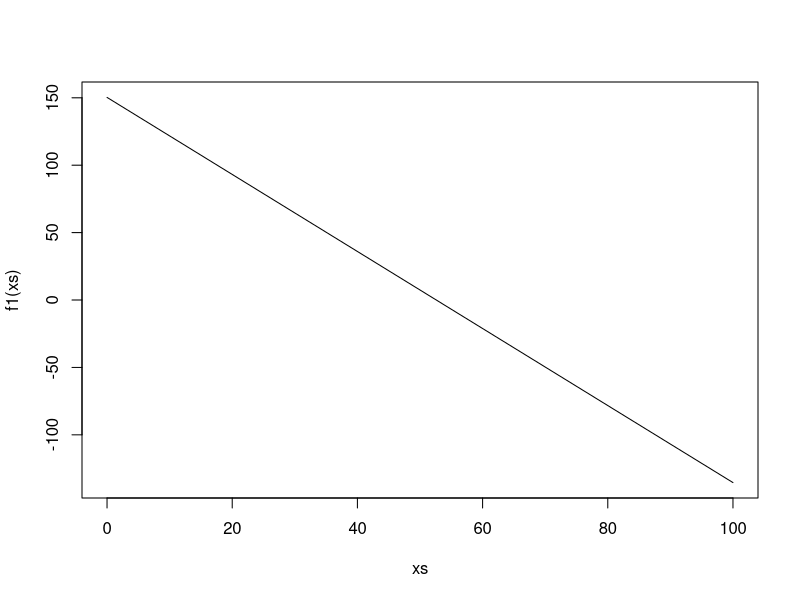

Recreate this plot in R. (Note: this script raises an error after producing the figure.)
NumNativePlants <- 16
NumNonNativePlants <- 47

PercWeNeed <- .65

TotalPlants <- NumNativePlants + NumNonNativePlants

f <- function() ( (.65/.35) * NumNonNativePlants - NumNativePlants)
f()

f1 <- function(y) ( (1 + .65/.35) * NumNonNativePlants - (1 + .65/.35)*y + NumNativePlants)
f1(44)

xs <- 0:100
plot(xs, f1(xs), type='l')

f4 <- function(x) (30 = 10*x)
f4(3)